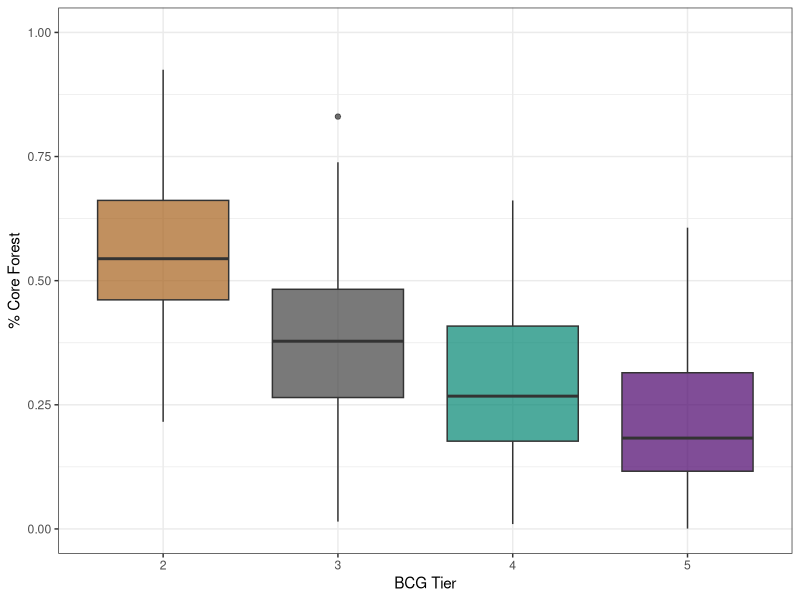
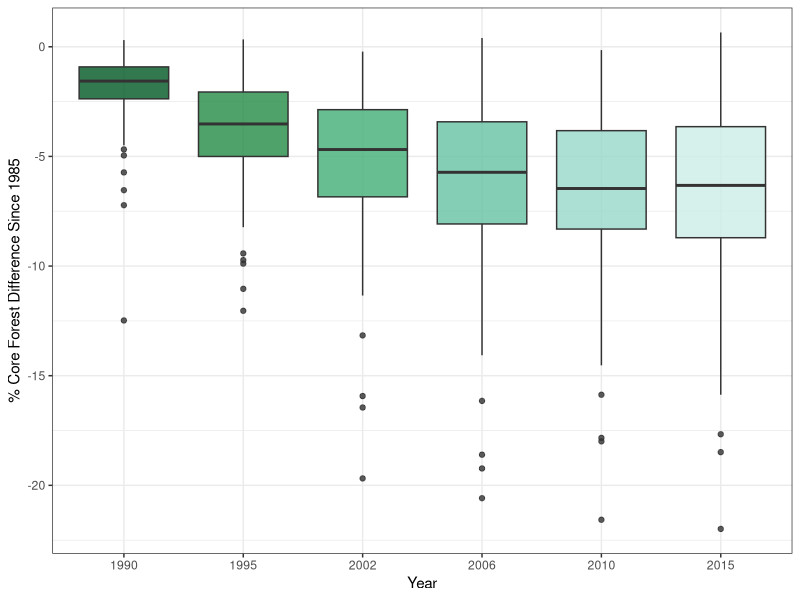

These figures' R source, in order:
# Set working directory
setwd('C:/Users/deepuser/Documents/Projects/ProgramDev/BioVariability/Landscape_Chem')

# Load libraries
library(ggplot2)
library(reshape2)

# Load data
bcg_land <- read.csv("data/bcg_BugSites_CoreForest_022521.csv",header=TRUE)
bcg_land <- bcg_land[bcg_land$MinOfNomin!=6,]
bcg2_land <- read.csv("data/bcg2BugSitesCoreForestDevAllYears.csv",header=TRUE)

# Manipulate data for boxplots (long to wide)
bcg2_CF <- reshape(bcg2_land[,c(1,10:16)],direction="long",idvar="STA_SEQ",
                   varying=2:ncol(bcg2_land[,c(1,10:16)]),sep="_")
bcg2_Dev <- reshape(bcg2_land[,c(1,17:23)],direction="long",idvar="STA_SEQ",
                   varying=2:ncol(bcg2_land[,c(1,17:23)]),sep="_")
bcg2_CFDiff <- reshape(bcg2_land[,c(1,24:29)],direction="long",idvar="STA_SEQ",
                   varying=2:ncol(bcg2_land[,c(1,24:29)]),sep="_")
bcg2_DevDiff <- reshape(bcg2_land[,c(1,30:35)],direction="long",idvar="STA_SEQ",
                    varying=2:ncol(bcg2_land[,c(1,30:35)]),sep="_")

# Boxplot of CF Across all BCG Tiers
bcg_colors<-c("#a6611a","#404040","#018571","#49006a")

bcg_landplt <-  ggplot(bcg_land,aes(as.factor(MinOfNomin),Statewide_CFPct_AllYears_CFPct15))+
            geom_boxplot(fill=bcg_colors,alpha=0.7)+
            ylim(0,1)+
            labs(y="% Core Forest",x="BCG Tier")+
            theme_bw()

ggsave(plot=bcg_landplt,"plots/bcg_CoreForest2015.png",width=5,height=5,units="in")

# Set the variables for the boxplot.  df org as STA_SEQ,time,x_value - from reshape
i<- 1
years<- c("1985","1995","2006","2015")
cf_colors<-c("#005824","#238b45","#41ae76","#66c2a4","#99d8c9","#ccece6","#edf8fb")
dev_colors<-c("#fee5d9","#fcbba1","#fc9272","#fb6a4a","#ef3b2c","#cb181d","#99000d")
list_of_bcg2_df<- list(bcg2_CFDiff,bcg2_DevDiff,bcg2_CF,bcg2_Dev)
bcg2_df <- list_of_bcg2_df[[i]] #choose the df to use
y_label_list<- list("% Core Forest Difference Since 1985",
                    "% Development Difference Since 1985",
                    "% Core Forest",
                    "% Development")
y_label<- y_label_list[[i]] #choose the y label
bplt_colors <- list(cf_colors,dev_colors,cf_colors,dev_colors)
colors <- bplt_colors[[i]]

# boxplot - change from 1985
bcg2_landplt <- ggplot(bcg2_df,aes(as.factor(time),bcg2_df[,3]*100))+
                geom_boxplot(fill=colors[1:length(unique(bcg2_df$time))],alpha=0.8)+
                labs(y=y_label[[1]],x="Year")+
                theme_bw()

file <- paste0("plots/bcg2",names(bcg2_df[3]),".png")
ggsave(plot=bcg2_landplt,file,width=5,height=5,units="in")



